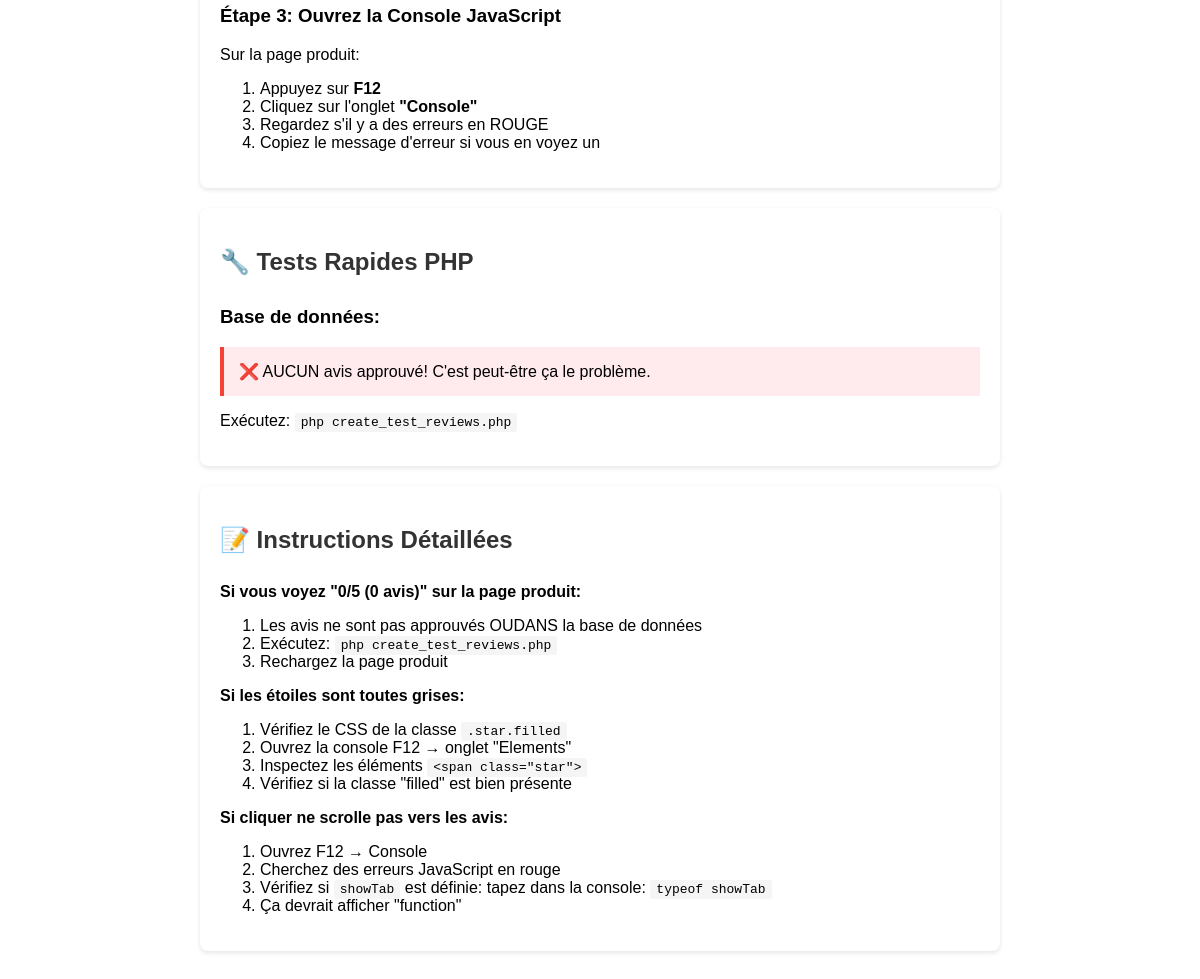
/help_rating_diagnosis.php (lower part), run on an earlier commit of the app's database.
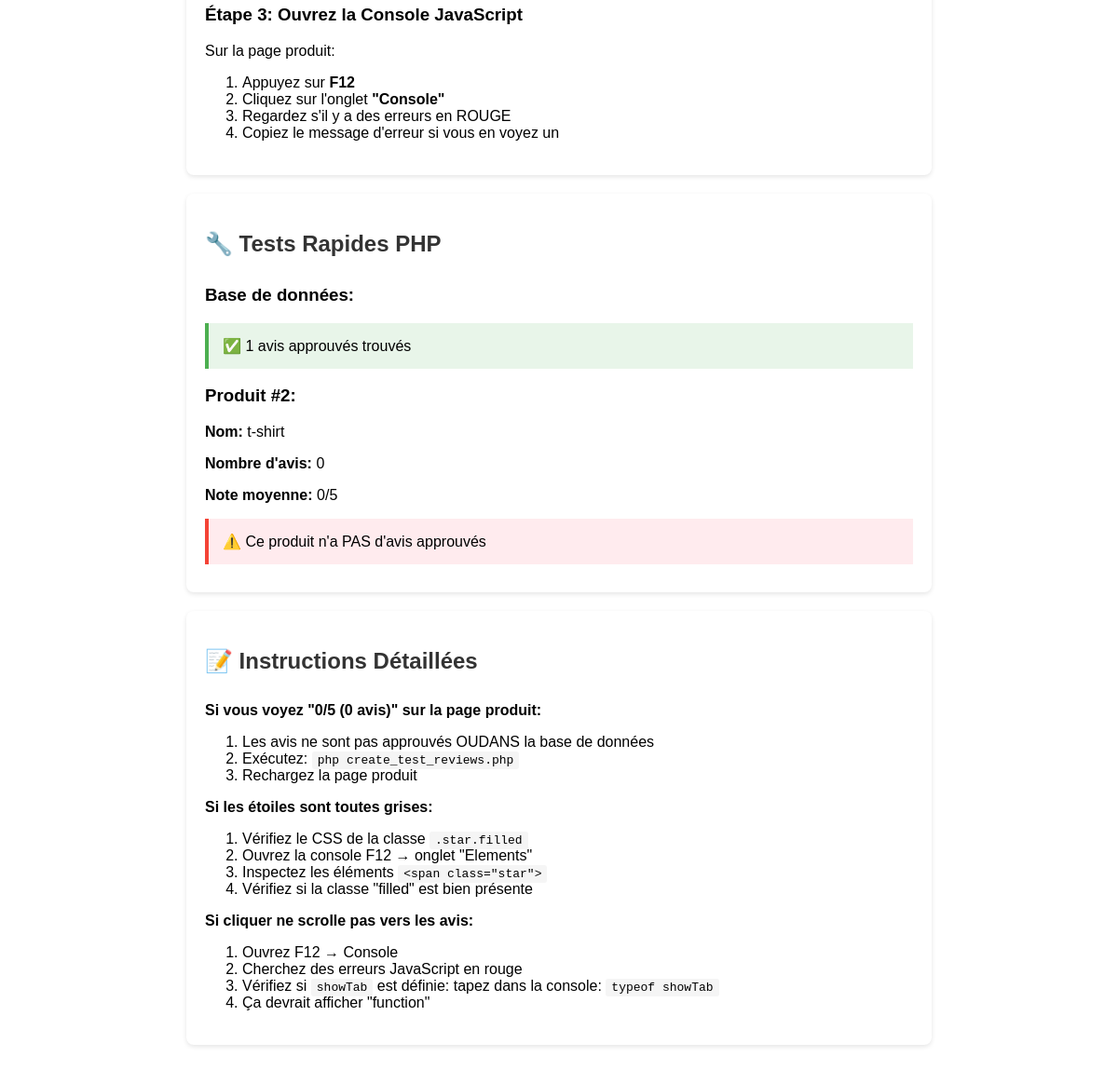
And on a later commit of the database.
### tables this page shows
CREATE TABLE `products` (
  `product_id` int(11) NOT NULL,
  `name` varchar(200) NOT NULL,
  `slug` varchar(200) NOT NULL,
  `description` text DEFAULT NULL,
  `short_description` varchar(500) DEFAULT NULL,
  `price` decimal(10,2) NOT NULL,
  `compare_price` decimal(10,2) DEFAULT NULL,
  `cost_price` decimal(10,2) DEFAULT NULL,
  `sku` varchar(100) DEFAULT NULL,
  `stock_quantity` int(11) NOT NULL DEFAULT 0,
  `min_stock_level` int(11) DEFAULT 5,
  `category_id` int(11) NOT NULL,
  `image_url` varchar(255) NOT NULL,
  `additional_images` longtext DEFAULT NULL CHECK (json_valid(`additional_images`)),
  `is_featured` tinyint(1) DEFAULT 0,
  `is_active` tinyint(1) DEFAULT 1,
  `weight` decimal(8,2) DEFAULT NULL,
  `dimensions` varchar(100) DEFAULT NULL,
  `tags` varchar(500) DEFAULT NULL,
  `meta_title` varchar(200) DEFAULT NULL,
  `meta_description` varchar(300) DEFAULT NULL,
  `view_count` int(11) DEFAULT 0,
  `created_at` timestamp NOT NULL DEFAULT current_timestamp(),
  `updated_at` timestamp NOT NULL DEFAULT current_timestamp() ON UPDATE current_timestamp()
);

### help_rating_diagnosis.php (the view, shortened to what this page needs)
<!DOCTYPE html>
<html>
<head>
</head>
<body>
    <div class="section">
        <h3>Étape 3: Ouvrez la Console JavaScript</h3>
        <p>Sur la page produit:</p>
        <ol>
            <li>Appuyez sur <strong>F12</strong></li>
            <li>Cliquez sur l'onglet <strong>"Console"</strong></li>
            <li>Regardez s'il y a des erreurs en ROUGE</li>
            <li>Copiez le message d'erreur si vous en voyez un</li>
        </ol>
    </div>
    <div class="section">
        <h2>🔧 Tests Rapides PHP</h2>
        <?php
        include 'config/database.php';
        echo "<h3>Base de données:</h3>";
        $count_query = "SELECT COUNT(*) as total FROM reviews WHERE is_approved = 1";
        $count_result = mysqli_query($cnx, $count_query);
        $count = mysqli_fetch_assoc($count_result)['total'];
        if ($count > 0) {
            echo "<div class='success'>✅ $count avis approuvés trouvés</div>";
        } else {
            echo "<div class='issue'>❌ AUCUN avis approuvé! C'est peut-être ça le problème.</div>";
            echo "<p>Exécutez: <code>php create_test_reviews.php</code></p>";
        }
        $product_query = "SELECT
            p.product_id,
            p.name,
            COUNT(r.id) as review_count,
            AVG(r.rating) as avg_rating
            FROM products p
            LEFT JOIN reviews r ON p.product_id = r.product_id AND r.is_approved = 1
            WHERE p.product_id = 2
            GROUP BY p.product_id";
        $product_result = mysqli_query($cnx, $product_query);
        $product_data = mysqli_fetch_assoc($product_result);
        if ($product_data) {
            echo "<h3>Produit #2:</h3>";
            echo "<p><strong>Nom:</strong> " . htmlspecialchars($product_data['name']) . "</p>";
            echo "<p><strong>Nombre d'avis:</strong> " . $product_data['review_count'] . "</p>";
            echo "<p><strong>Note moyenne:</strong> " . round($product_data['avg_rating'], 1) . "/5</p>";
            if ($product_data['review_count'] > 0) {
                echo "<div class='success'>✅ Ce produit a des avis, le rating devrait s'afficher!</div>";
            } else {
                echo "<div class='issue'>⚠️ Ce produit n'a PAS d'avis approuvés</div>";
            }
        }
        ?>
    </div>
    <div class="section">
        <h2>📝 Instructions Détaillées</h2>
        <p><strong>Si vous voyez "0/5 (0 avis)" sur la page produit:</strong></p>
        <ol>
            <li>Les avis ne sont pas approuvés OUDANS la base de données</li>
            <li>Exécutez: <code>php create_test_reviews.php</code></li>
            <li>Rechargez la page produit</li>
        </ol>
        <p><strong>Si les étoiles sont toutes grises:</strong></p>
        <ol>
            <li>Vérifiez le CSS de la classe <code>.star.filled</code></li>
            <li>Ouvrez la console F12 → onglet "Elements"</li>
            <li>Inspectez les éléments <code>&lt;span class="star"&gt;</code></li>
            <li>Vérifiez si la classe "filled" est bien présente</li>
        </ol>
        <p><strong>Si cliquer ne scrolle pas vers les avis:</strong></p>
        <ol>
            <li>Ouvrez F12 → Console</li>
            <li>Cherchez des erreurs JavaScript en rouge</li>
            <li>Vérifiez si <code>showTab</code> est définie: tapez dans la console: <code>typeof showTab</code></li>
            <li>Ça devrait afficher "function"</li>
        </ol>
    </div>
</body>
</html>

What changed in the data, as far as the page shows it:
added products: name "t-shirt"
Also different on the page:
$count: (not shown) → "1"
$product_data['review_count']: (not shown) → "0"
$product_data['avg_rating']: (not shown) → "0"
text no longer shown: "❌ AUCUN avis approuvé! C'est peut-être ça le problème. Exécutez: php create_test_reviews.php"
text now shown: "✅ avis approuvés trouvés Produit #2: Nom: Nombre d'avis: Note moyenne: /5 ⚠️ Ce produit n'a PAS d'avis approuvés"
